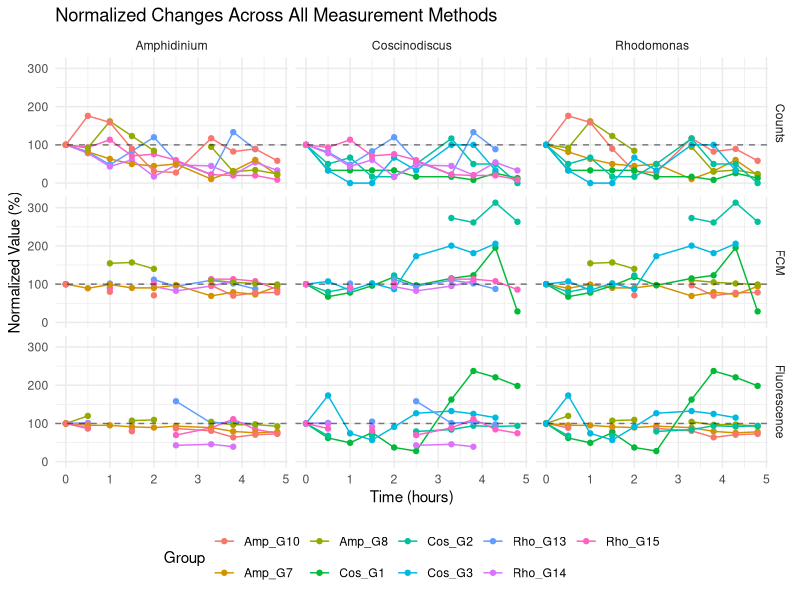
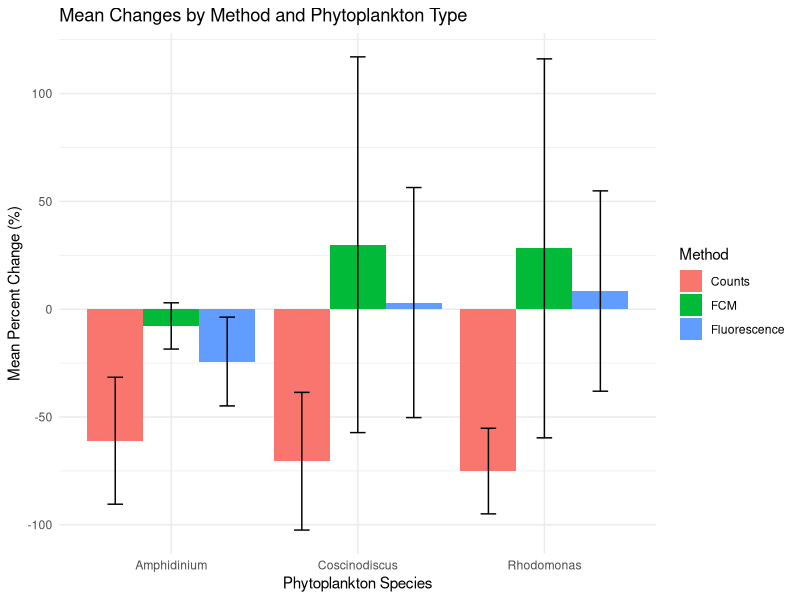

R code for these plots, in order:
# Libraries
library(ggplot2)
library(dplyr)
library(tidyr)

# Create dataframes for each method
# Groups: Cos (1-3,16-18), Rho (4-6,13-15), Amp (7-12)

# Function to create measurement data
create_measurement_data <- function(data_list, method_name) {
  data.frame(
    Time = rep(c(0, 0.5, 1.0, 1.5, 2.0, 2.5, 3.3, 3.8, 4.3, 4.8), length(data_list)),
    Group = rep(names(data_list), each = 10),
    Value = unlist(data_list),
    Method = method_name,
    Phytoplankton = rep(c(rep("Coscinodiscus", 6), 
                          rep("Rhodomonas", 6),
                          rep("Amphidinium", 6)), each = 10)
  )
}

# Count data
counts_list <- list(
  # Coscinodiscus groups
  Cos_G1 = c(60000, 20000, 20000, 20000, 20000, 10000, 10000, 5000, 15555, 7777),
  Cos_G2 = c(6667, 3333, 4444, 1111, 1111, 3333, 7778, 3333, 3333, 0),
  Cos_G3 = c(3333, 1111, 0, 0, 2222, 1111, 3333, 3333, 1111, NA),
  # Rhodomonas groups
  Rho_G13 = c(30000, 24400, 14400, 25000, 36000, 17000, 6700, 40000, 26600, NA),
  Rho_G14 = c(25600, 20000, 11100, 15600, 4400, 12100, 11500, 5400, 13900, 8490),
  Rho_G15 = c(50000, 46700, 56700, 35600, 37800, 30000, 11100, 10000, 10000, 4440),
  # Amphidinium groups
  Amp_G7 = c(42222, 34444, 26667, 21111, 18889, 21111, 4444, 13333, 25556, 8889),
  Amp_G8 = c(14444, 13333, 23333, 17778, 12222, NA, 13703, 4321, 4938, 3457),
  Amp_G10 = c(32222, 56667, 51111, 28889, 10000, 8889, 37778, 26600, 28800, 18800)
)

# FCM data
fcm_list <- list(
  # Coscinodiscus groups
  Cos_G1 = c(37600, 25300, 29300, 36100, 44700, 36500, 43300, 46300, 73500, 10800),
  Cos_G2 = c(29000, 23100, 26300, NA, 35600, NA, 79200, 75800, 90800, 76300),
  Cos_G3 = c(13800, 14800, 11600, 14100, 12000, 23900, 27700, 25000, 28400, NA),
  # Rhodomonas groups
  Rho_G13 = c(31100, NA, 31600, NA, 34800, 29300, 34300, 31700, 27200, NA),
  Rho_G14 = c(23500, NA, 20900, NA, 22000, 19400, 22300, 25500, NA, NA),
  Rho_G15 = c(11400, NA, 10400, NA, 11600, NA, 12900, 12900, 12300, 9780),
  # Amphidinium groups
  Amp_G7 = c(20500, 18300, 20300, 18500, 18500, 20000, 14200, 16200, 15000, 19300),
  Amp_G8 = c(8930, NA, 13800, 14000, 12500, NA, 9840, 9370, 9080, 8860),
  Amp_G10 = c(22600, NA, 18100, NA, 16000, NA, 21900, 15800, 17500, 17700)
)

# Fluorescence data
fluor_list <- list(
  # Coscinodiscus groups
  Cos_G1 = c(223.93, 138.95, 110.64, 170.64, 83.27, 62.14, 363.90, 531.20, 494.08, 444.00),
  Cos_G2 = c(227.68, 154.48, NA, 154.59, NA, 180.28, 191.08, 214.08, 209.47, 213.72),
  Cos_G3 = c(96.64, 167.40, 71.62, 54.66, 87.98, 122.51, 127.99, 120.88, 111.30, NA),
  # Rhodomonas groups
  Rho_G13 = c(382.01, 387.12, NA, 400.64, NA, 604.27, 385.6, 395.99, 372.64, NA),
  Rho_G14 = c(610.2, 610.35, NA, 558.05, NA, 261.49, 278.22, 238.86, NA, NA),
  Rho_G15 = c(180.82, 156.51, NA, 146.01, NA, 126.03, 159.92, 201.19, 152.78, 134.59),
  # Amphidinium groups
  Amp_G7 = c(140.932, 134.121, 134.032, 128.554, 125.767, 131.056, 125.441, 111.691, 106.42, 109.866),
  Amp_G8 = c(81.934, 98.139, NA, 88.003, 89.66, NA, 85.531, 79.052, 79.614, 75.912),
  Amp_G10 = c(1169.42, 1034.08, NA, 931.13, NA, 1015.68, 943.21, 745.64, 825.38, 849.64)
)

# Combining data
counts_data <- create_measurement_data(counts_list, "Counts")
fcm_data <- create_measurement_data(fcm_list, "FCM")
fluor_data <- create_measurement_data(fluor_list, "Fluorescence")

combined_data <- rbind(counts_data, fcm_data, fluor_data)

# Normalize values
normalized_data <- combined_data %>%
  group_by(Method, Group) %>%
  mutate(
    Normalized_Value = (Value / first(Value[!is.na(Value)])) * 100
  ) %>%
  ungroup()

# Create plot showing all methods
p1 <- ggplot(normalized_data, aes(x = Time, y = Normalized_Value, color = Group)) +
  geom_line() +
  geom_point() +
  facet_grid(Method ~ Phytoplankton) +
  theme_minimal() +
  labs(title = "Normalized Changes Across All Measurement Methods",
       x = "Time (hours)",
       y = "Normalized Value (%)",
       color = "Group") +
  geom_hline(yintercept = 100, linetype = "dashed", alpha = 0.5) +
  theme(legend.position = "bottom")

# Calculate average change by method and phytoplankton
summary_stats <- normalized_data %>%
  group_by(Method, Phytoplankton, Group) %>%
  summarize(
    Initial = first(Value[!is.na(Value)]),
    Final = last(Value[!is.na(Value)]),
    Percent_Change = ((Final - Initial) / Initial) * 100,
    .groups = 'drop'
  ) %>%
  group_by(Method, Phytoplankton) %>%
  summarize(
    Mean_Change = mean(Percent_Change, na.rm = TRUE),
    SD_Change = sd(Percent_Change, na.rm = TRUE),
    .groups = 'drop'
  )

# Create summary bar plot
p2 <- ggplot(summary_stats, aes(x = Phytoplankton, y = Mean_Change, fill = Method)) +
  geom_bar(stat = "identity", position = "dodge") +
  geom_errorbar(aes(ymin = Mean_Change - SD_Change, 
                    ymax = Mean_Change + SD_Change),
                position = position_dodge(width = 0.9), width = 0.25) +
  theme_minimal() +
  labs(title = "Mean Changes by Method and Phytoplankton Type",
       x = "Phytoplankton Species",
       y = "Mean Percent Change (%)")

# Print plots and summary statistics
print(p1)
print(p2)
print(summary_stats)
